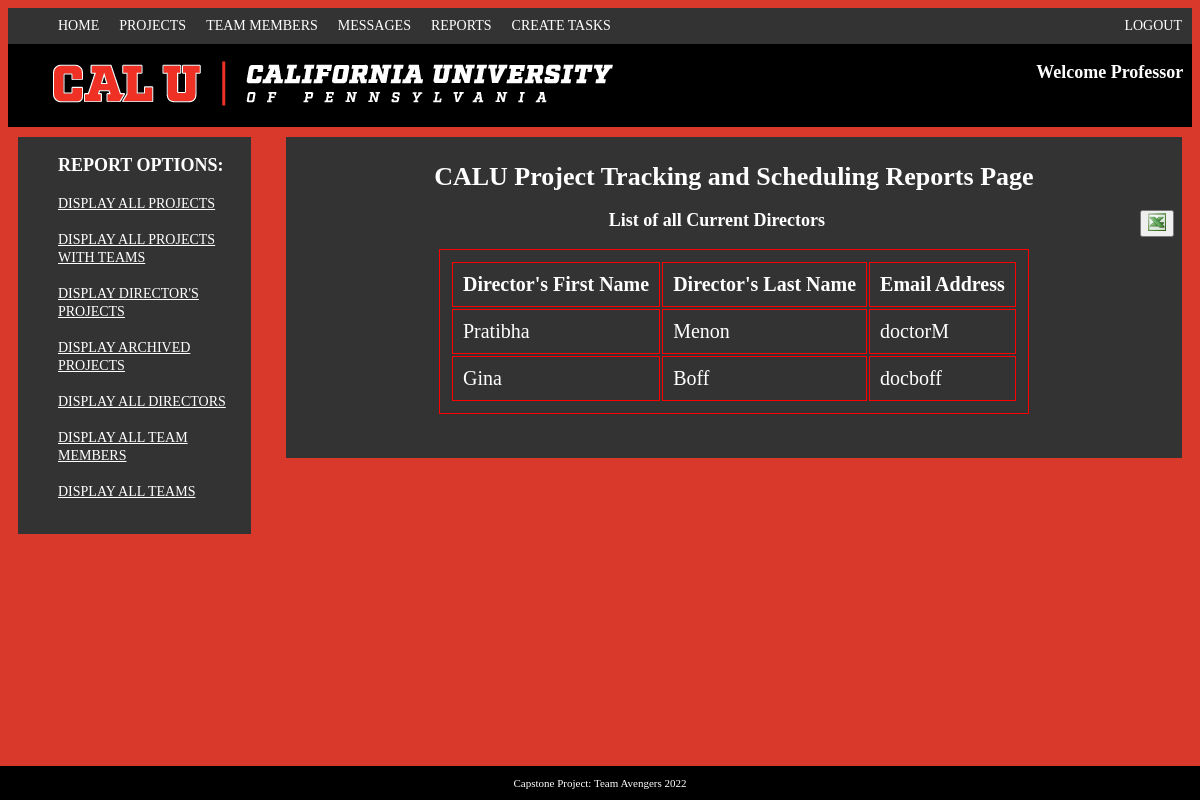
/projectDirector/reports/allDirectors.php, run on the app's committed database.
### tables this page shows
CREATE TABLE project_director (
    dir_id      INT           NOT NULL    AUTO_INCREMENT,
    dir_fname   VARCHAR(60)   NOT NULL,
    dir_lname   VARCHAR(60)   NOT NULL,
    username    VARCHAR(255)   NOT NULL,
    password    VARCHAR(255)   NOT NULL,
    PRIMARY KEY (dir_id)
);

### projectDirector/reports/report_data3.php (called while the page is built, shortened)
<?php
	$queryDirectors = "SELECT * FROM project_director";
	$stmt = $db->prepare($queryDirectors);
	$stmt->execute();
	$directors = $stmt->fetchAll();

### projectDirector/reports/allDirectors.php (the view, shortened to what this page needs)
<?php
require_once('../../inc/db_connect.php');
include('report_data3.php');
include('webpage/header.php');
?>
<main>
<aside>
	<div class="reportType">
		<ul class="reportNames">
			<h3><b>REPORT OPTIONS:</b></h3>
			<li><a href='../run_reports.php' style="color: white">Display All Projects</a></li><br>
			<li><a href='allProjects.php' style="color: white">Display All Projects with TEAMS</a></li><br>
			<li><a href='directorProjects.php' style="color: white">Display Director's Projects</a></li><br>
			<li><a href='archiveProjects.php' style="color: white">Display Archived Projects</a></li><br>
			<li><a href='allDirectors.php' style="color: white">Display all Directors</a></li><br>
			<li><a href='allTeamMembers.php' style="color: white">Display All Team Members</a></li><br>
			<li><a href='allTeams.php' style="color: white">Display All Teams</a></li><br>
		</ul>
	</div>
</aside>
	<div class="report">
		<h1>CALU Project Tracking and Scheduling Reports Page</h1>
			<div class="export">
				<button style="float:right" type="button" id="export_btn"> <img src="webpage/excel.jpg" height ="18"/></button>
			</div>
		<div class="reportForm" id="excel_data">
			<h3>List of all Current Directors</h3>
			<table id="table_content" align="center">
				<tr>
					<th>Director's First Name</th>
					<th>Director's Last Name</th>
					<th>Email Address</th>
				</tr>
				<?php foreach($directors as $director): ?>
				<tr>
					<td><?php echo $director["dir_fname"]; ?></td>
					<td><?php echo $director["dir_lname"]; ?></td>
					<td><?php echo $director["username"]; ?></td>
				</tr>
				<?php endforeach; ?>
			</table>
		</div><br><br>
	</div><br><br>
</main>
</body>
<footer><p>Capstone Project: Team Avengers 2022</p></footer>
</html>

### projectDirector/reports/webpage/main3.css (style rules this page uses)
html { background-color: rgb(217, 57, 42); }
body { width: auto; }
a { text-transform: uppercase; font-size: 14px; }
h1 { color: white; font-size: 26px; }
h3 { color: white; font-size: 18px; }
main { padding: 10px; }
footer { position: fixed; left: 0; bottom: 0; width: 100%; background-color: black; color: white; text-align: center; font-size: 11px; }
li { max-width:335px; word-wrap:break-word; text-align:left; }
table, th, td { border: 1px double red; font-size:20px; width:auto; color: white; text-align: left; padding:10px }
ul.reportNames { list-style-type: none; cursor: pointer; }
aside { width: 20%; float: left; background-color: #333; display: block; color: white; }
.report { padding: 8px; text-align: center; background: #333; width: auto; margin-left: 23%; color: white; }

### data on the page
project_director: dir_fname "Pratibha", dir_lname "Menon", username "doctorM"
project_director: dir_fname "Gina", dir_lname "Boff", username "docboff"
